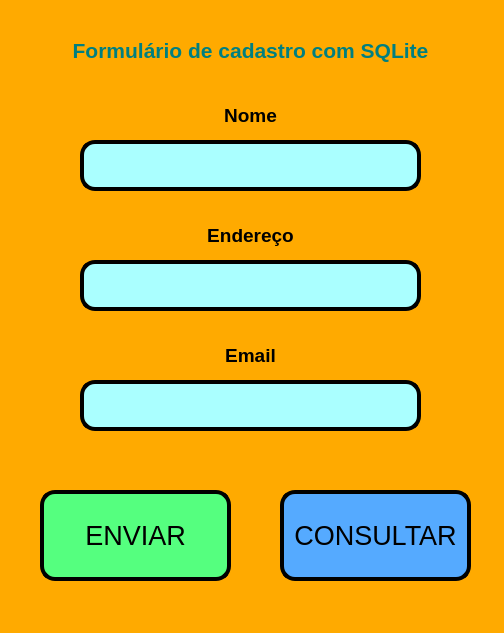
<?xml version="1.0" encoding="UTF-8"?>
<ui version="4.0">
 <class>Form</class>
 <widget class="QWidget" name="Form">
  <property name="geometry">
   <rect>
    <x>0</x>
    <y>0</y>
    <width>504</width>
    <height>633</height>
   </rect>
  </property>
  <property name="windowTitle">
   <string>Fomulário de Cadastro com SQLite</string>
  </property>
  <property name="styleSheet">
   <string notr="true">background-color: rgb(255, 170, 0);</string>
  </property>
  <widget class="QLineEdit" name="lineEdit">
   <property name="geometry">
    <rect>
     <x>80</x>
     <y>140</y>
     <width>341</width>
     <height>51</height>
    </rect>
   </property>
   <property name="font">
    <font>
     <pointsize>14</pointsize>
    </font>
   </property>
   <property name="styleSheet">
    <string notr="true">border-radius:15px;
color: rgb(46, 93, 140);
border-style:outset;
border-width:4px;
background-color:rgb(170,255,255)</string>
   </property>
   <property name="alignment">
    <set>Qt::AlignCenter</set>
   </property>
  </widget>
  <widget class="QLabel" name="label">
   <property name="geometry">
    <rect>
     <x>80</x>
     <y>100</y>
     <width>341</width>
     <height>31</height>
    </rect>
   </property>
   <property name="font">
    <font>
     <pointsize>14</pointsize>
     <weight>75</weight>
     <bold>true</bold>
    </font>
   </property>
   <property name="text">
    <string>Nome</string>
   </property>
   <property name="alignment">
    <set>Qt::AlignCenter</set>
   </property>
  </widget>
  <widget class="QLabel" name="label_2">
   <property name="geometry">
    <rect>
     <x>80</x>
     <y>220</y>
     <width>341</width>
     <height>31</height>
    </rect>
   </property>
   <property name="font">
    <font>
     <pointsize>14</pointsize>
     <weight>75</weight>
     <bold>true</bold>
    </font>
   </property>
   <property name="text">
    <string>Endereço</string>
   </property>
   <property name="alignment">
    <set>Qt::AlignCenter</set>
   </property>
  </widget>
  <widget class="QLabel" name="label_3">
   <property name="geometry">
    <rect>
     <x>80</x>
     <y>340</y>
     <width>341</width>
     <height>31</height>
    </rect>
   </property>
   <property name="font">
    <font>
     <pointsize>14</pointsize>
     <weight>75</weight>
     <bold>true</bold>
    </font>
   </property>
   <property name="text">
    <string>Email</string>
   </property>
   <property name="alignment">
    <set>Qt::AlignCenter</set>
   </property>
  </widget>
  <widget class="QLineEdit" name="lineEdit_2">
   <property name="geometry">
    <rect>
     <x>80</x>
     <y>260</y>
     <width>341</width>
     <height>51</height>
    </rect>
   </property>
   <property name="font">
    <font>
     <pointsize>14</pointsize>
    </font>
   </property>
   <property name="styleSheet">
    <string notr="true">border-radius:15px;
color: rgb(46, 93, 140);
border-style:outset;
border-width:4px;
background-color:rgb(170,255,255)</string>
   </property>
   <property name="alignment">
    <set>Qt::AlignCenter</set>
   </property>
  </widget>
  <widget class="QLineEdit" name="lineEdit_3">
   <property name="geometry">
    <rect>
     <x>80</x>
     <y>380</y>
     <width>341</width>
     <height>51</height>
    </rect>
   </property>
   <property name="font">
    <font>
     <pointsize>14</pointsize>
    </font>
   </property>
   <property name="styleSheet">
    <string notr="true">border-radius:15px;
color: rgb(46, 93, 140);
border-style:outset;
border-width:4px;
background-color:rgb(170,255,255)</string>
   </property>
   <property name="alignment">
    <set>Qt::AlignCenter</set>
   </property>
  </widget>
  <widget class="QPushButton" name="pushButton">
   <property name="geometry">
    <rect>
     <x>40</x>
     <y>490</y>
     <width>191</width>
     <height>91</height>
    </rect>
   </property>
   <property name="font">
    <font>
     <pointsize>20</pointsize>
    </font>
   </property>
   <property name="styleSheet">
    <string notr="true">QPushButton{
border-radius:15px;
border-style:outset;
border-width:4px;
border-color:black;
background-color:rgb(85, 255, 127);
}
QPushButton:hover{
border-radius:15px;
border-style:outset;
border-width:4px;
border-color:gray;
background-color:rgb(85, 255, 200);
}
QPushButton:pressed{
border-radius:15px;
border-style:outset;
border-width:2px;
border-color:white;
background-color:rgb(85, 255, 127);
}</string>
   </property>
   <property name="text">
    <string>ENVIAR</string>
   </property>
  </widget>
  <widget class="QLabel" name="label_4">
   <property name="geometry">
    <rect>
     <x>50</x>
     <y>30</y>
     <width>401</width>
     <height>41</height>
    </rect>
   </property>
   <property name="font">
    <font>
     <pointsize>16</pointsize>
     <weight>75</weight>
     <bold>true</bold>
    </font>
   </property>
   <property name="styleSheet">
    <string notr="true">color: rgb(0, 127, 127);</string>
   </property>
   <property name="text">
    <string>Formulário de cadastro com SQLite</string>
   </property>
   <property name="alignment">
    <set>Qt::AlignCenter</set>
   </property>
  </widget>
  <widget class="QLabel" name="label_debug">
   <property name="geometry">
    <rect>
     <x>100</x>
     <y>600</y>
     <width>291</width>
     <height>16</height>
    </rect>
   </property>
   <property name="text">
    <string/>
   </property>
   <property name="alignment">
    <set>Qt::AlignCenter</set>
   </property>
  </widget>
  <widget class="QPushButton" name="pushButton_2">
   <property name="geometry">
    <rect>
     <x>280</x>
     <y>490</y>
     <width>191</width>
     <height>91</height>
    </rect>
   </property>
   <property name="font">
    <font>
     <pointsize>20</pointsize>
    </font>
   </property>
   <property name="styleSheet">
    <string notr="true">QPushButton{
border-radius:15px;
border-style:outset;
border-width:4px;
border-color:black;
background-color: rgb(85, 170, 255);
}
QPushButton:hover{
border-radius:15px;
border-style:outset;
border-width:4px;
border-color:gray;
background-color: rgb(85, 200, 255);
}
QPushButton:pressed{
border-radius:15px;
border-style:outset;
border-width:2px;
border-color:white;
background-color: rgb(85, 170, 255);
}</string>
   </property>
   <property name="text">
    <string>CONSULTAR</string>
   </property>
  </widget>
 </widget>
 <resources/>
 <connections/>
</ui>
